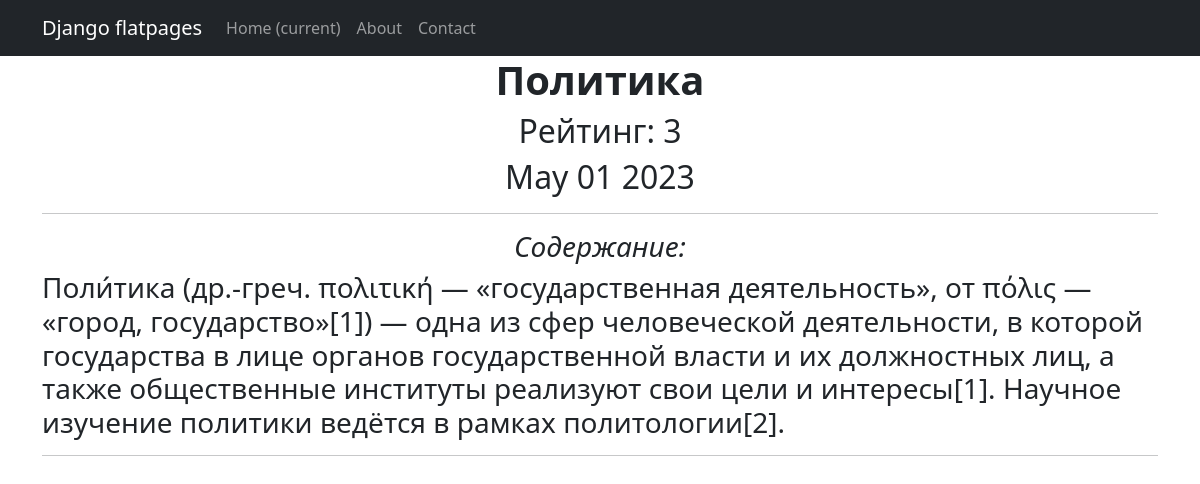
Screenshot of /news/1 with the database file from the repository.
### NewsPortal/models.py (models this page shows, shortened)
class Post(models.Model):
    author = models.ForeignKey(Author, on_delete=models.CASCADE)
    type = models.CharField(max_length=7, choices=TYPE, default=news)
    time_in = models.DateTimeField(auto_now_add=True)
    categories = models.ManyToManyField(Category, through='PostCategory')
    title = models.CharField(max_length=255)
    text = models.TextField()
    rating = models.IntegerField(default=0)

### NewsPortal/views.py (the view)
# urls.py: path('<int:pk>', PostDetail.as_view(), name='post_detail'),
class PostDetail(DetailView):
    model = Post
    template_name = 'some_news.html'
    context_object_name = 'some_news'

### NewsPortal/templatetags/custom_filters.py (called while the page is built)
@register.filter()
def censor(value):
    for word in censored_word:
        if word.lower() in value.lower():
            value = value.replace(word[1:], '*' * len(word))
    return value

### templates/some_news.html (shortened to what this page needs)
{% extends 'flatpages/default.html' %}
{% load custom_filters %}
{% block content %}
<h1><b> {{ some_news.title}} </b></h1>
<h2> Рейтинг: {{some_news.rating}} </h2>
<h2> {{ some_news.time_in|date:'M d Y' }}</h2>
<hr>
<h3><em> Содержание: </em></h3>
<h3><p align="left"> {{ some_news.text|censor }} </p></h3>
<hr>
{% endblock content %}

### rows the page displays
Post: title "Политика", rating "3", time_in "May 01 2023", text|censor "Поли́тика (др.-греч. πολιτική — «государственная деятельность», от πόλις — «город, государство»[1]) — одна из сфер человеческой деятельности, в которой государства в лице органов государственной власти и их должностных лиц, а также общественные институты реализуют свои цели и интересы[1]. Научное изучение политики ведётся в рамках политологии[2]."
